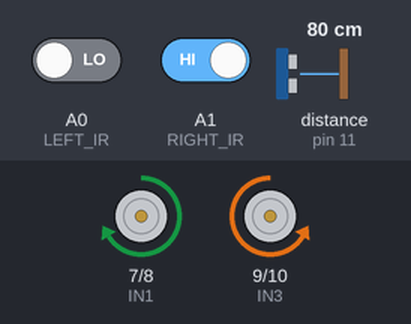
A sketch run on a simulated Arduino Uno, built with avr-gcc and run on an emulated ATmega328P. On the bench: motor-driver pin pairs drawn as motors (green arrow = first pin HIGH = forward, orange = second pin HIGH = backward, longer = more drive, scaled by the enable pin). The inputs (shaded band) are chosen by the test bench; at power-on: A0 (LEFT_IR) LOW, A1 (RIGHT_IR) HIGH, distance to the obstacle (sensor on pin 11) 80 cm. The echo pulse lasts 58.3 µs per cm.

Above: at 6.2 s.
6.3 s: A0 (LEFT_IR) driven HIGH
7.8 s: A1 (RIGHT_IR) driven LOW
At 7.97 s:
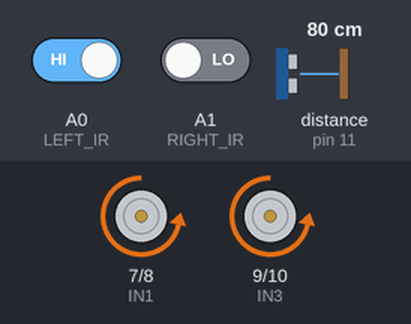
11.1 s: A1 (RIGHT_IR) driven HIGH
At 11.55 s:
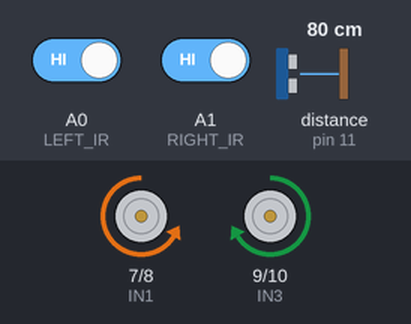
13.2 s: distance to the obstacle (sensor on pin 11) set to 62 cm
14.7 s: distance to the obstacle (sensor on pin 11) set to 54 cm
At 15.8 s:
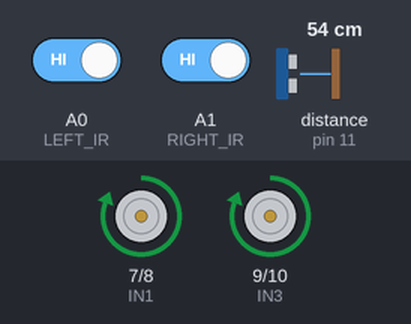
16.2 s: distance to the obstacle (sensor on pin 11) set to 60 cm
At 16.9 s:
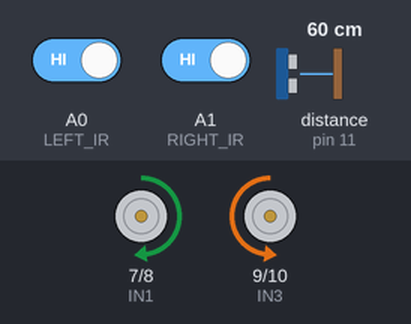
Timing chart, 0 to 18.7 s (numbered marks = the images above; inputs shaded):
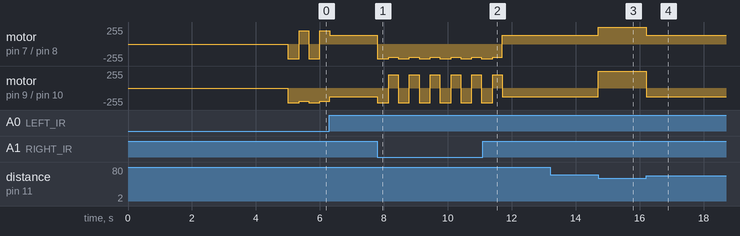

Measured:
- the behaviour switches between 60 and 59 cm on distance to the obstacle (sensor on pin 11) (found by bisection; images 2 and 3)
- after the input at 7.8 s, motor on pin 7 (IN1) / pin 8 (IN2): alternates backward 220/255 for 0.35 s and backward 200/255 for 0.30 s, starting at once; motor on pin 9 (IN3) / pin 10 (IN4): alternates backward 220/255 for 0.35 s and forward 200/255 for 0.30 s, starting at once
- after the input at 13.2 s, every drawn part: stays the same
- after the input at 14.7 s, motor on pin 7 (IN1) / pin 8 (IN2): forward 130/255 → forward 255/255 at once; motor on pin 9 (IN3) / pin 10 (IN4): backward 130/255 → forward 255/255 at once
- after the input at 16.2 s, motor on pin 7 (IN1) / pin 8 (IN2): forward 255/255 → forward 130/255 at once; motor on pin 9 (IN3) / pin 10 (IN4): forward 255/255 → backward 130/255 at once

The sketch:

14_Sumo_Robot.ino
```cpp
/*
  ============================================================
  14 - SUMO ROBOT (push the opponent out of the ring)
  ============================================================
  Board  : Arduino UNO / Nano
  Arena  : Black ring with a WHITE border line (standard dohyo)
  Parts  : HC-SR04 at the front (finds the opponent)
           2 IR sensors at front-left / front-right facing DOWN
           (find the white border so we don't drive out)

  Logic (priority order):
    1. White border under a sensor -> back up and turn away
    2. Opponent within ATTACK_RANGE -> full speed attack
    3. Otherwise -> spin slowly to search
    Waits START_DELAY ms after power-on (competition rule).

  Wiring:
    HC-SR04 TRIG -> D12, ECHO -> D11
    Left  IR OUT -> A0
    Right IR OUT -> A1
    L298N: ENA D5, IN1 D7, IN2 D8, IN3 D9, IN4 D10, ENB D6
  ============================================================
*/

// ---------- Motor driver (L298N) pins ----------
#define ENA 5
#define IN1 7
#define IN2 8
#define IN3 9
#define IN4 10
#define ENB 6

#define TRIG 12
#define ECHO 11
#define LEFT_IR  A0
#define RIGHT_IR A1
#define WHITE LOW              // IR reads LOW on the white border

#define ATTACK_RANGE 60        // cm
#define START_DELAY  5000      // ms

int attackSpeed = 255;
int searchSpeed = 130;

void setup() {
  pinMode(ENA, OUTPUT); pinMode(ENB, OUTPUT);
  pinMode(IN1, OUTPUT); pinMode(IN2, OUTPUT);
  pinMode(IN3, OUTPUT); pinMode(IN4, OUTPUT);
  pinMode(TRIG, OUTPUT);
  pinMode(ECHO, INPUT);
  pinMode(LEFT_IR, INPUT);
  pinMode(RIGHT_IR, INPUT);
  stopRobot();
  delay(START_DELAY);
}

void loop() {
  bool leftBorder  = (digitalRead(LEFT_IR)  == WHITE);
  bool rightBorder = (digitalRead(RIGHT_IR) == WHITE);

  // 1. Stay inside the ring
  if (leftBorder || rightBorder) {
    backward(220);
    delay(350);
    if (leftBorder) turnRight(200);
    else            turnLeft(200);
    delay(300);
    return;
  }

  // 2. Attack if opponent is in front
  long distance = readDistanceCM();
  if (distance < ATTACK_RANGE) {
    forward(attackSpeed);
  } else {
    // 3. Search
    turnRight(searchSpeed);
  }
}

long readDistanceCM() {
  digitalWrite(TRIG, LOW);
  delayMicroseconds(2);
  digitalWrite(TRIG, HIGH);
  delayMicroseconds(10);
  digitalWrite(TRIG, LOW);
  long duration = pulseIn(ECHO, HIGH, 10000UL);   // short timeout = fast loop
  if (duration == 0) return 999;
  return duration / 58;
}

// ================= MOTOR FUNCTIONS =================
void setMotor(int leftSpeed, int rightSpeed) {
  if (leftSpeed >= 0) { digitalWrite(IN1, HIGH); digitalWrite(IN2, LOW); }
  else                { digitalWrite(IN1, LOW);  digitalWrite(IN2, HIGH); leftSpeed = -leftSpeed; }
  if (rightSpeed >= 0) { digitalWrite(IN3, HIGH); digitalWrite(IN4, LOW); }
  else                 { digitalWrite(IN3, LOW);  digitalWrite(IN4, HIGH); rightSpeed = -rightSpeed; }
  analogWrite(ENA, constrain(leftSpeed, 0, 255));
  analogWrite(ENB, constrain(rightSpeed, 0, 255));
}
void forward(int s)   { setMotor(s, s); }
void backward(int s)  { setMotor(-s, -s); }
void turnLeft(int s)  { setMotor(-s, s); }
void turnRight(int s) { setMotor(s, -s); }
void stopRobot()      { setMotor(0, 0); }
```
